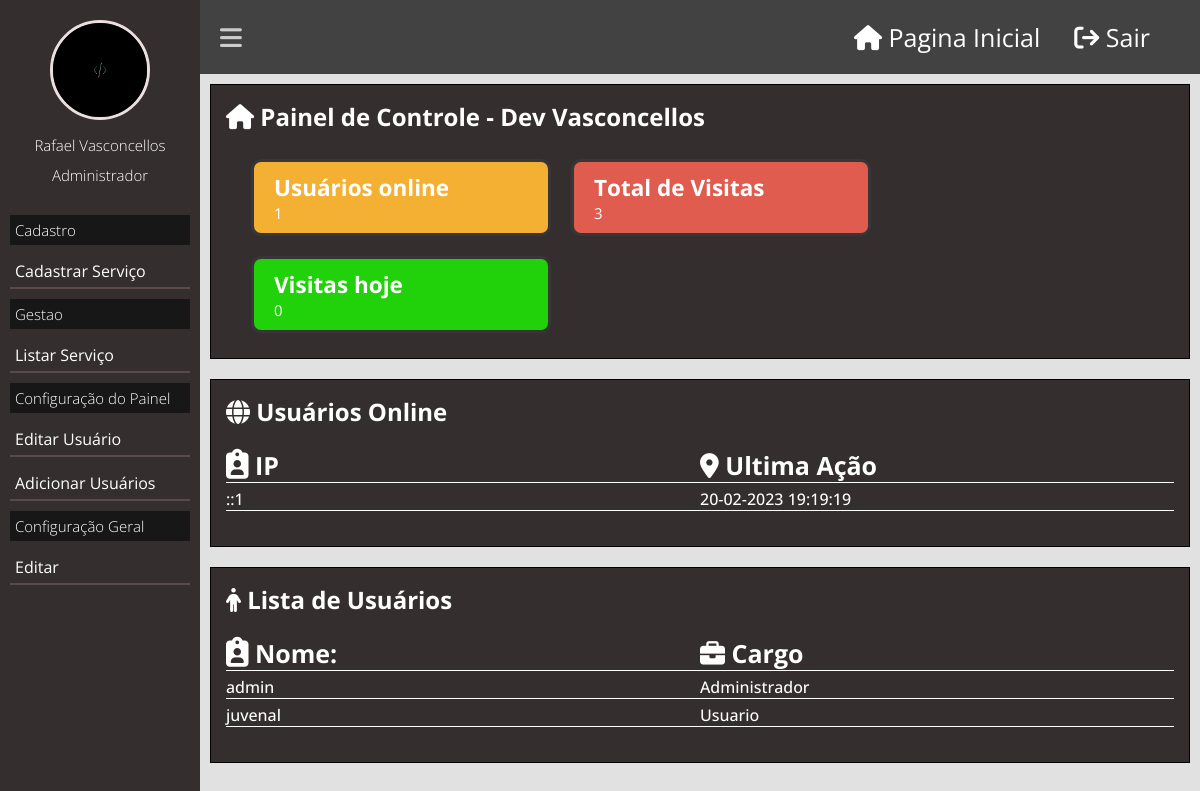
Page /painel/ (signed in) on the committed database.
### tables this page shows
CREATE TABLE `tb_admin_online` (
  `id` int(11) NOT NULL,
  `ip` varchar(255) NOT NULL,
  `ultima_acao` datetime NOT NULL,
  `token` varchar(255) NOT NULL
);

CREATE TABLE `tb_admin_usuarios` (
  `id` int(11) NOT NULL,
  `user` varchar(255) NOT NULL,
  `password` varchar(255) NOT NULL,
  `img` varchar(255) NOT NULL,
  `nome` varchar(255) NOT NULL,
  `cargo` int(11) NOT NULL
);

### classes/mysql.php (called while the page is built)
<?php
class Mysql{
    private static $pdo;
    public  static function conectar(){
        if (!isset(self::$pdo)) {
            try{
                self::$pdo = new PDO('mysql:host=' .HOST. '; dbname=' .DATABASE, USER, PASSWORD,
                array(PDO::MYSQL_ATTR_INIT_COMMAND =>"SET NAMES utf8"));
                self::$pdo->setAttribute(PDO::ATTR_ERRMODE, PDO::ERRMODE_EXCEPTION);
            } catch(Exception $e){
                echo 'erro ao conectar';
            }
        }
        return self::$pdo;
    }
}
?>

### painel/pages/home.php (the view, shortened to what this page needs)
<?php
$usuarionsOnline = Painel::mostrarOnline();
$pegarVistas = Mysql::conectar()->prepare("SELECT * FROM tb_admin_visitas");
$pegarVistas->execute();
$pegarVistas = $pegarVistas->rowCount();
$pegarVistasHoje = Mysql::conectar()->prepare("SELECT * FROM tb_admin_visitas WHERE dia = ? ");
$pegarVistasHoje->execute(array(date('Y-m-d')));
$pegarVistasHoje = $pegarVistasHoje->rowCount();
?>
<div class="box-content w100">
    <h2><i class="fa  fa-home" style= " font-size: 25px;"></i> Painel de Controle - Dev Vasconcellos </h2>
    <div class=" box-metricas">
        <div class="box-metrica-single">
            <div class="box-metrica-wrapper">
                <h2>Usuários online </h2>
                <p>
                    <?php echo count($usuarionsOnline); ?>
                </p>
            </div>
        </div>
        <div class="box-metrica-single">
            <div class="box-metrica-wrapper">
                <h2>Total de Visitas </h2>
                <p>
                    <?php echo $pegarVistas; ?>
                </p>
            </div>
        </div>
        <div class="box-metrica-single">
            <div class="box-metrica-wrapper">
                <h2>Visitas hoje</h2>
                <p>
                    <?php echo $pegarVistasHoje; ?>
                </p>
            </div>
        </div>
    </div>
</div>
<div class="box-content w100">
    <h2><i class="fa-solid fa-globe" "></i> Usuários Online </h2>
    <div class=" table-responsive">
            <div class="row">
                <div class="col">
                    <span style="font-weight: bold; font-size: 25px;">
                        <i class="fa-solid fa-clipboard-user" style="font-size: 30px;"></i> IP</span>
                </div>
                <div class="col">
                    <span style="font-weight: bold; font-size: 25px;" ,>
                        <i class="fa-solid fa-location-dot"></i> Ultima Ação </span>
                </div>
            </div>
            <?php foreach ($usuarionsOnline as $key => $value) {
                ?>
                <div class="row">
                    <div class="col">
                        <span>
                            <?php echo $value['ip']; ?>
                        </span>
                    </div>
                    <div class="col">
                        <span>
                            <?php
                            echo date("d-m-Y H:i:s", strtotime($value['ultima_acao']));
                            ?>
                        </span>
                    </div>
                </div>
            <?php } ?>
</div>
</div>
<div class="box-content w100">
    <h2><i class="fa-sharp fa-solid fa-person"></i> Lista de Usuários </h2>
    <div class=" table-responsive">
            <div class="row">
                <div class="col">
                    <span style="font-weight: bold; font-size: 25px;">
                        <i class="fa-solid fa-clipboard-user" style="font-size: 30px;"></i> Nome:</span>
                </div>
                <div class="col">
                    <span style="font-weight: bold; font-size: 25px;" ,>
                        <i class="fa-solid fa-briefcase"></i> Cargo </span>
                </div>
            </div>
            <?php
            $usuarionsPainel = Mysql::conectar()->prepare("SELECT * FROM tb_admin_usuarios");
            $usuarionsPainel->execute();
            foreach ($usuarionsPainel as $key => $value) {
                ?>
                <div class="row">
                    <div class="col">
                        <span>
                            <?php echo $value['user']; ?>
                        </span>
                    </div>
                    <div class="col">
                        <span>
                            <?php
                            echo pegaCargo($value['cargo']);
                            ?>
                        </span>
                    </div>
                </div>
            <?php } ?>
</div>
</div>

### painel/css/style.css (style rules this page uses)
* { margin: 0; padding: 0; box-sizing: border-box; font-family: "open sans"; }
html, body { height: 100%; background-color: rgba(224, 222, 222, 0.692); }
body { overflow-x: hidden; }
.w100 { width: 100%; }
.box-content { background: #352e2e; padding: 15px; margin-bottom: 20px; border: 1px solid black; color: white; }
.box-metricas { margin-top: 16px; padding: 0 15px; }
.box-metrica-single { float: left; position: relative; width: 33.3%; background: #f4b033; border: 3px solid rgb(56, 54, 54); border-radius: 10px; margin: 0 10px; width: 300px; font-size: 15px; }
.box-metricas, .box-metrica-single:nth-last-of-type(2) { background: #e05c4e; }
.box-metricas, .box-metrica-single:nth-last-of-type(1) { background: #21d10a; }
.box-metrica-wrapper { padding: 10px 20px; text-align: left; color: white; }
.table-responsive { max-width: 1280px; margin: 20px auto; }
.table-responsive .row { font-weight: 500; color: rgb(12, 12, 12); border-bottom: 1px solid #ffffff; margin-bottom: 5px; color: white; }
.col { float: left; width: 50%; }
@media screen and (max-width: 1440px) { .box-metrica-single { margin: 10px; } }

### rows in the picture
tb_admin_online: ip "::1", ultima_acao "20-02-2023 19:19:19"
tb_admin_usuarios: user "admin", cargo "Administrador"
tb_admin_usuarios: user "juvenal", cargo "Usuario"

### other values in the picture
$_SESSION['nome'] "Rafael Vasconcellos"
pegaCargo($_SESSION['cargo']) "Administrador"
count($usuarionsOnline) "1"
$pegarVistas "3"
$pegarVistasHoje "0"
